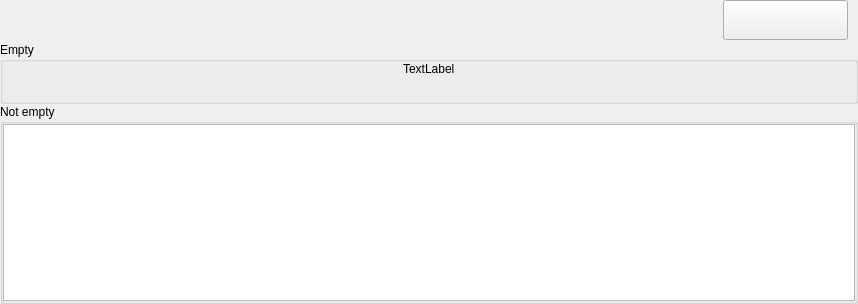
<?xml version="1.0" encoding="UTF-8"?>
<ui version="4.0">
 <class>C_SyvDaItPaWidgetNew</class>
 <widget class="QWidget" name="C_SyvDaItPaWidgetNew">
  <property name="geometry">
   <rect>
    <x>0</x>
    <y>0</y>
    <width>858</width>
    <height>304</height>
   </rect>
  </property>
  <property name="windowTitle">
   <string>Form</string>
  </property>
  <layout class="QVBoxLayout" name="verticalLayout">
   <property name="spacing">
    <number>0</number>
   </property>
   <property name="leftMargin">
    <number>0</number>
   </property>
   <property name="topMargin">
    <number>0</number>
   </property>
   <property name="rightMargin">
    <number>0</number>
   </property>
   <property name="bottomMargin">
    <number>0</number>
   </property>
   <item>
    <layout class="QHBoxLayout" name="horizontalLayout" stretch="1,0">
     <property name="spacing">
      <number>15</number>
     </property>
     <property name="rightMargin">
      <number>10</number>
     </property>
     <property name="bottomMargin">
      <number>2</number>
     </property>
     <item>
      <spacer name="horizontalSpacer">
       <property name="orientation">
        <enum>Qt::Horizontal</enum>
       </property>
       <property name="sizeHint" stdset="0">
        <size>
         <width>40</width>
         <height>20</height>
        </size>
       </property>
      </spacer>
     </item>
     <item>
      <widget class="stw_opensyde_gui_elements::C_OgePubSvgIconWithText" name="pc_PushButtonAdd">
       <property name="minimumSize">
        <size>
         <width>125</width>
         <height>40</height>
        </size>
       </property>
       <property name="maximumSize">
        <size>
         <width>125</width>
         <height>40</height>
        </size>
       </property>
       <property name="layoutDirection">
        <enum>Qt::LeftToRight</enum>
       </property>
       <property name="text">
        <string/>
       </property>
      </widget>
     </item>
    </layout>
   </item>
   <item>
    <widget class="stw_opensyde_gui_elements::C_OgeGbxTransparent" name="pc_GroupBoxTreeEmpty">
     <property name="title">
      <string>Empty</string>
     </property>
     <layout class="QHBoxLayout" name="horizontalLayout_4" stretch="1,0,1">
      <property name="spacing">
       <number>0</number>
      </property>
      <property name="leftMargin">
       <number>0</number>
      </property>
      <property name="topMargin">
       <number>0</number>
      </property>
      <property name="rightMargin">
       <number>0</number>
      </property>
      <property name="bottomMargin">
       <number>0</number>
      </property>
      <item>
       <spacer name="horizontalSpacer_3">
        <property name="orientation">
         <enum>Qt::Horizontal</enum>
        </property>
        <property name="sizeHint" stdset="0">
         <size>
          <width>40</width>
          <height>20</height>
         </size>
        </property>
       </spacer>
      </item>
      <item>
       <layout class="QVBoxLayout" name="verticalLayout_2" stretch="0,1">
        <property name="spacing">
         <number>0</number>
        </property>
        <item>
         <widget class="stw_opensyde_gui_elements::C_OgeLabGroupItem" name="pc_LabelTreeEmpty">
          <property name="text">
           <string>TextLabel</string>
          </property>
         </widget>
        </item>
        <item>
         <spacer name="verticalSpacer">
          <property name="orientation">
           <enum>Qt::Vertical</enum>
          </property>
          <property name="sizeHint" stdset="0">
           <size>
            <width>20</width>
            <height>40</height>
           </size>
          </property>
         </spacer>
        </item>
       </layout>
      </item>
      <item>
       <spacer name="horizontalSpacer_2">
        <property name="orientation">
         <enum>Qt::Horizontal</enum>
        </property>
        <property name="sizeHint" stdset="0">
         <size>
          <width>386</width>
          <height>20</height>
         </size>
        </property>
       </spacer>
      </item>
     </layout>
    </widget>
   </item>
   <item>
    <widget class="stw_opensyde_gui_elements::C_OgeGbxTransparent" name="pc_GroupBoxTree">
     <property name="title">
      <string>Not empty</string>
     </property>
     <layout class="QHBoxLayout" name="horizontalLayout_3">
      <property name="spacing">
       <number>0</number>
      </property>
      <property name="leftMargin">
       <number>0</number>
      </property>
      <property name="topMargin">
       <number>0</number>
      </property>
      <property name="rightMargin">
       <number>0</number>
      </property>
      <property name="bottomMargin">
       <number>0</number>
      </property>
      <item>
       <widget class="stw_opensyde_gui::C_SyvDaItPaTreeView" name="pc_TreeView"/>
      </item>
     </layout>
    </widget>
   </item>
  </layout>
 </widget>
 <customwidgets>
  <customwidget>
   <class>stw_opensyde_gui_elements::C_OgeLabGroupItem</class>
   <extends>QLabel</extends>
   <header>C_OgeLabGroupItem.h</header>
  </customwidget>
  <customwidget>
   <class>stw_opensyde_gui_elements::C_OgeGbxTransparent</class>
   <extends>QGroupBox</extends>
   <header>C_OgeGbxTransparent.h</header>
   <container>1</container>
  </customwidget>
  <customwidget>
   <class>stw_opensyde_gui::C_SyvDaItPaTreeView</class>
   <extends>QTreeView</extends>
   <header>C_SyvDaItPaTreeView.h</header>
  </customwidget>
  <customwidget>
   <class>stw_opensyde_gui_elements::C_OgePubSvgIconWithText</class>
   <extends>QPushButton</extends>
   <header>C_OgePubSvgIconWithText.h</header>
  </customwidget>
 </customwidgets>
 <resources/>
 <connections/>
</ui>
